Frame 1 (no input): blank canvas, image omitted
Frame 60 (the mouse pressed at the canvas centre just before this capture): blank canvas, image omitted
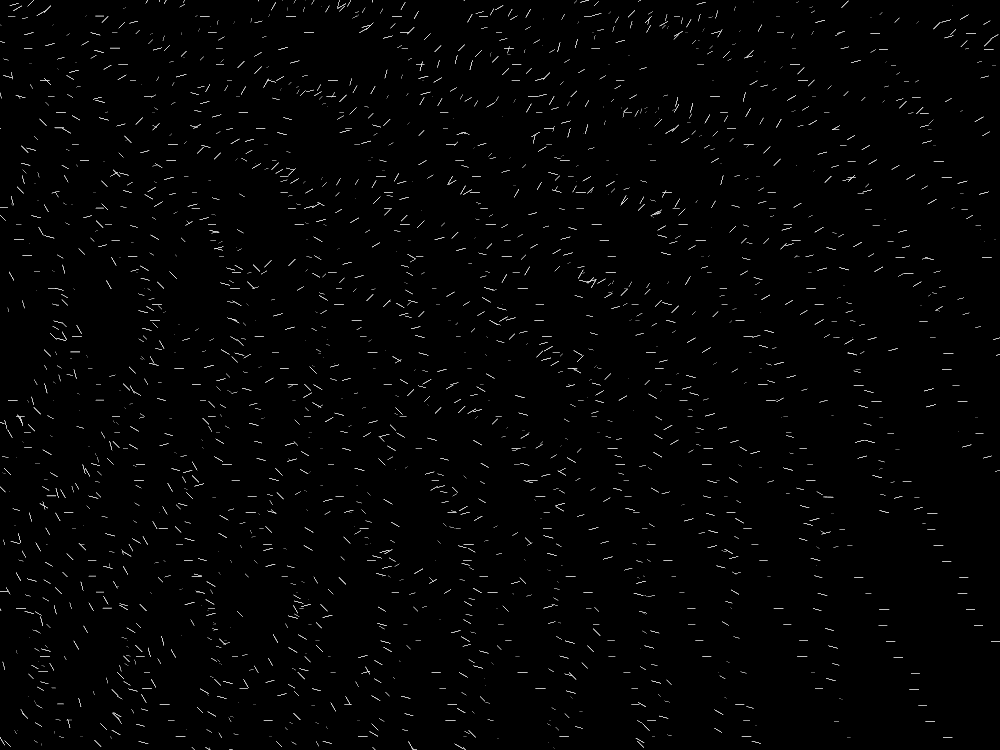
Frame 120 (the mouse held since frame 60 and released just before this capture)

The Processing sketch whose frames 1 and 60 were blank and that drew this single picture after the mouse press (run headless with seeded random() and noise(); from frame 60 on, the mouse is pressed at the canvas centre):

// Processing sketch: processing_53299
// ── processing_53299.pde

int mode = 3;
float x,y,angle;

void setup(){
  size(1000,750);
  smooth();
  background(0,0,0);
  fill(255);
  noStroke();
  angle = 2;
  x = 1;
  y = 2;
}

void draw(){
  if(mode == 1){
  float ellSize = 0;
  for(int x = 0; x < width; x+=8){
    for(int y = 0; y < height; y+=8){
      ellSize = sin(x*y)*10;
      fill(255,pmouseX,pmouseY);
      ellipse(mouseX,100,32,ellSize);
      rotate(radians(pmouseX));
    }
  }
  }
    else if (mode == 2){
  float ellSize = 0;
  for(int x = 0; x < width; x+=8){
    for(int y = 0; y < height; y+=8){
      ellSize = sin(x*y)*10;
      fill(255,pmouseX,pmouseY);
      ellipse(x,y,ellSize,ellSize);
      rotate(radians(pmouseY));

    }
}
    }
    else if (mode == 3){
  float ellSize = 0;
  for(int x = 0; x < width; x+=8){
    for(int y = 0; y < height; y+=8){
      ellSize = sin(x*y)*10;
      fill(255,pmouseX,pmouseY);
      rect(x,y,ellSize,ellSize/pmouseY);
      rotate(radians(pmouseY));
    }
}
      

    }
}
    


  void keyPressed(){
  if(key == '1'){
    mode = 1;
  }
    if(key == '2'){
      mode = 2;
    }
    if(key == '3'){
      mode = 3;
    }
  }
